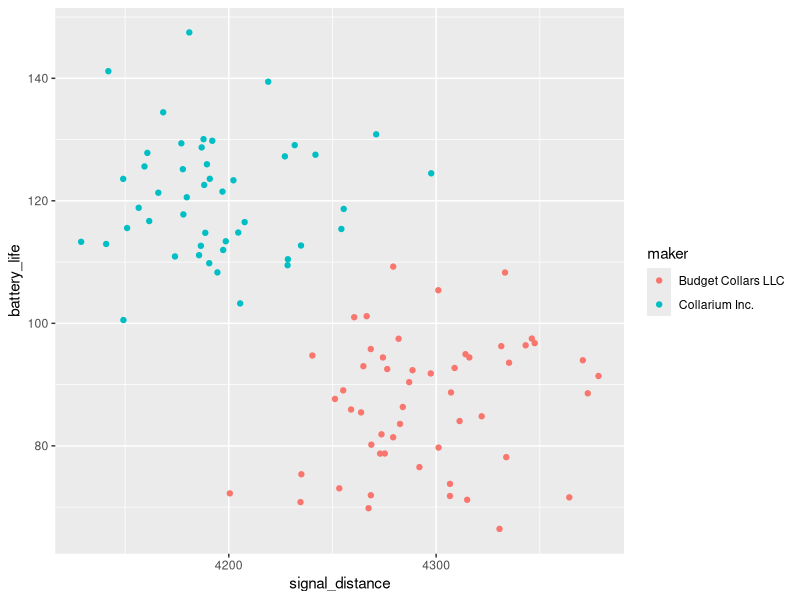

This figure's R source: (Note: this script raises an error after producing the figure.)
# Script to create seal collar data
# Keaton Wilson
# keatonwilson@me.com
# 2020-01-23 

# packages
library(tidyverse)

# The basic idea here is to create a dataframe on 100 collars, from two 
# different manufacturers, with two columns of data: battery life (how long it
# lasts) and signal distance (how far it reads before it won't respond). A 
# trade-off here - one brand probably has longer battery life and one has a 
# longer signalling distance. Also a column for failure (i.e. a collar was 
# noted or collected by fishing teams on a leopard seal that posed a threat, 
# but didn't ping on their instruments).

collars <- tibble(collar_id = seq(1:100), 
                  maker = c(rep("Collarium Inc.", 47), 
                            rep("Budget Collars LLC", 53)), 
                  battery_life = c(rnorm(n = 47, mean = 120, sd =10), 
                                   rnorm(n = 53, mean = 86, sd = 10)), 
                  signal_distance = c(rnorm(n = 47, mean = 4200, sd = 35),
                                      rnorm(n = 53, mean = 4300, sd = 35)), 
                  fail = c(rbinom(n = 47, size = 1, prob = 0.07), 
                           rbinom(n = 53, size = 1, prob = 0.3)))

# Checking

collars %>% 
  group_by(maker) %>%
  summarize(mean_fail = mean(fail))

ggplot(collars, aes(x = signal_distance, y = battery_life, col = maker)) +
  geom_point()

#writing to csv
write_csv(collars, "./modules/module_3/data/collar_data.csv")


## Add a new collar company to the existing data

collars <- read_csv("./modules/module_3/data/collar_data.csv")
collars_new <- tibble(collar_id = seq(1:50) + 100, 
                      maker = rep("Darn Tuff Collars Company", 50), 
                      battery_life = rnorm(n = 50, mean = 120, sd = 10), 
                      signal_distance = rnorm(n = 50, mean = 4200, sd = 20),
                      fail = rbinom(n = 50, size = 1, prob = 0.01))

collars <- bind_rows(collars, collars_new)

# test the new data out
anova_battery <- aov(data = collars, battery_life ~ maker)
summary(anova_battery)
TukeyHSD(anova_battery)

anova_signal <- aov(data = collars, signal_distance ~ maker)
summary(anova_signal)
TukeyHSD(anova_signal)

write_csv(collars, "modules/module_3/data/more_collars.csv")
